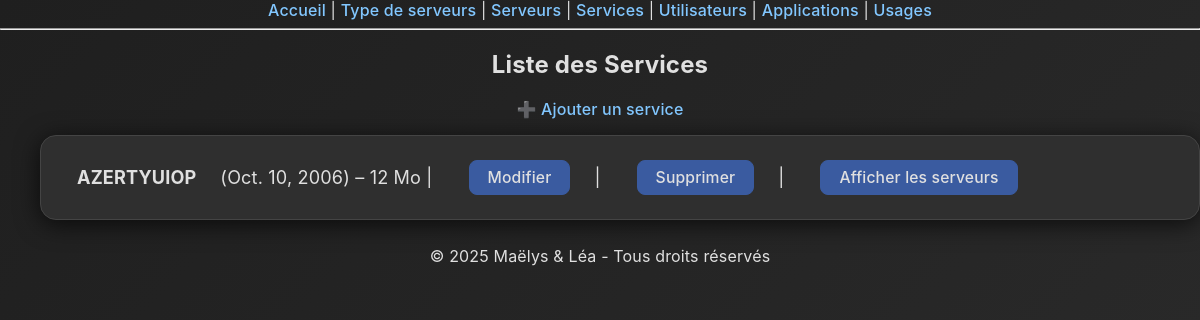
Page /services/ on the committed database.
### monapp/models.py (models this page shows, shortened)
class Services(models.Model):
    nom_services = models.CharField(max_length=100)
    date_lancement = models.DateField()
    espace_memoire_utilise = models.IntegerField(help_text="en Mo")
    memoire_vive_necessaire = models.IntegerField(help_text="en Mo")
    serveur_lancement = models.ForeignKey(Serveurs, on_delete=models.CASCADE)

### monapp/views.py (the view)
# urls.py: path('services/', views.services_list, name='services_list'),
def services_list(request):
    services = Services.objects.all()
    return render(request, 'monapp/services_list.html', {'services': services})

### monapp/templates/monapp/services_list.html
{% extends 'monapp/base.html' %}
{% block content %}
<h2>Liste des Services</h2>
<a href="{% url 'services_create' %}">➕ Ajouter un service</a>
<ul>
    {% for service in services %}
        <li>
            <strong>{{ service.nom_services }}</strong> ({{ service.date_lancement }}) – {{ service.espace_memoire_utilise }} Mo
            | <a href="{% url 'services_update' service.pk %}">Modifier</a>
            | <a href="{% url 'services_delete' service.pk %}" onclick="return confirm('Es-tu sûr de vouloir supprimer ce service ?')">Supprimer</a>
            | <a href="{% url 'services_affiche' %}">Afficher les serveurs</a>
        </li>
    {% endfor %}
</ul>
<footer>
  <p>© 2025 Maëlys & Léa - Tous droits réservés</p>
</footer>
{% endblock %}

### monapp/static/monapp/index.css (style rules this page uses)
body { min-height: 100vh; margin: 0; padding: 0; font-family: 'Inter', 'Segoe UI', Arial, sans-serif; color: #e0e0e0; background: linear-gradient(135deg, #1f1f1f 0%, #2c2c2c 100%); letter-spacing: 0.01em; text-align: center; background: linear-gradient(135deg, #1f1f1f 0%, #2c2c2c 100%), url('/static/img/texture-light.png'); background-repeat: repeat; background-size: auto; background-blend-mode: overlay; }
a { color: #82c7ff; text-decoration: none; font-weight: 500; transition: color 0.2s; }
li { background: #2f2f2f; margin-bottom: 26px; border-radius: 16px; box-shadow: 0 4px 24px rgba(0, 0, 0, 0.7); padding: 24px 36px; display: flex; align-items: center; font-size: 1.13rem; transition: box-shadow 0.18s, transform 0.18s; gap: 24px; border: 1px solid #444; position: relative; }
li > a { margin-left: 12px; padding: 7px 18px; border-radius: 8px; background: #3a5ba0; color: #e0e0e0; font-size: 0.98rem; font-weight: 500; border: 1px solid #3a5ba0; transition: background 0.18s, color 0.18s, border 0.18s; box-shadow: none; text-align: center; }

### rows in the picture
Services: nom_services "AZERTYUIOP", date_lancement "Oct. 10, 2006", espace_memoire_utilise "12"
